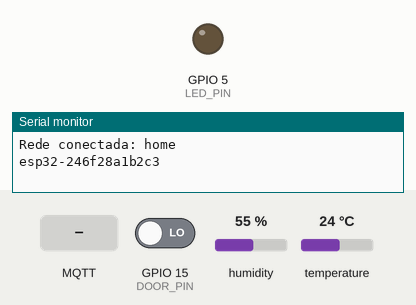
Bench run of a sketch on a simulated ESP32. On the bench: output pins drawn as LEDs (lit = HIGH), the last lines printed to the serial monitor. The test bench sets the inputs (shaded band); at power-on: GPIO 15 (DOOR_PIN) LOW, humidity 55 %, temperature 24 °C. WiFi joins after 1.5 s; servers stay silent unless stated; the local clock reads 2024-03-15 10:24:30 at power-on unless the sketch sets it; EEPROM starts erased; no MQTT or app messages arrive unless stated.

Above: at 2.7 s.
2.8 s: MQTT message "L" arrives on the first subscribed topic
At 6.2 s:
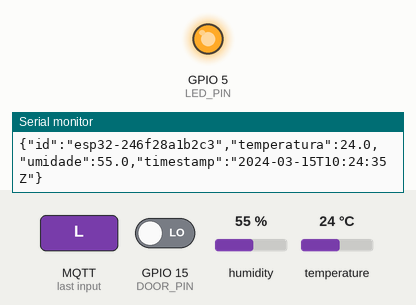
6.5 s: MQTT message "l" arrives on the first subscribed topic
At 7.7 s:
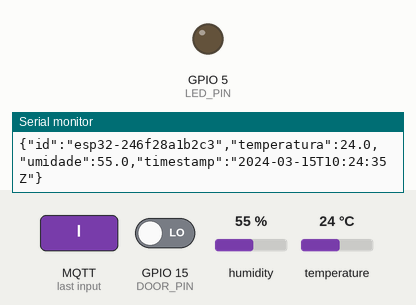
8.0 s: MQTT message "1" arrives on the third subscribed topic
At 21.5 s:
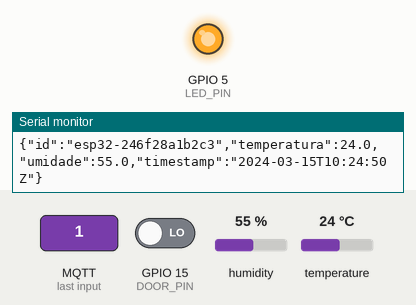
Timing chart, 0 to 23.0 s (numbered marks = the images above; inputs shaded):
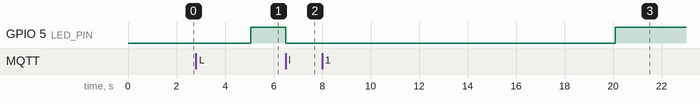

Measured:
- after the input at 2.8 s, GPIO 5 (LED_PIN): LOW → HIGH after 2.3 s
- after the input at 6.5 s, GPIO 5 (LED_PIN): HIGH → LOW at once
- after the input at 8.0 s, GPIO 5 (LED_PIN): LOW → HIGH after 12.1 s

The sketch:

mqtt_esp32_limite_stma_v2.ino
```cpp
#include <WiFi.h>
#include <esp_mac.h>
#include <PubSubClient.h>
#include <DHT.h>
#include <WiFiManager.h>
#include <Preferences.h>
#include <time.h>
#include <math.h>
#include "config.h"

// MVP de bancada. Firmware TLS de produção permanece em mqtt_esp32_stma_tls.
constexpr uint8_t DHT_PIN = 4, LED_PIN = 5, DOOR_PIN = 15;
constexpr float HYSTERESIS = 0.5f;
DHT dht(DHT_PIN, DHT11);
WiFiClient network;
PubSubClient mqtt(network);
Preferences prefs;
String deviceId, baseTopic;
String lastCommand;
bool ledOn = false, automatic = false, above = false, reevaluate = false;
bool portalRequested = false;
float threshold = 0;
unsigned long lastSample = 0, lastReconnect = 0, semWifiDesde = 0;
void publishControl();
void abrirRede();

bool publish(const String& topic, const char* value, bool retained = false) {
  const bool ok = mqtt.publish(topic.c_str(), value, retained);
  if (!ok) Serial.println("Publicacao MQTT nao concluida");
  return ok;
}
void publishLed() {
  const char* text = ledOn ? "O LED está aceso" : "O LED está apagado";
  publish(baseTopic + "/led", text, true);
  if (LEGACY_PAGE_ENABLED) publish(String(MQTT_PREFIX) + "/led", text, true);
}
void setLed(bool on) {
  ledOn = on;
  digitalWrite(LED_PIN, on ? HIGH : LOW);
  publishLed();
}
void publishThreshold() {
  char value[16];
  if (automatic) snprintf(value, sizeof(value), "%.1f", threshold);
  else snprintf(value, sizeof(value), "off");
  publish(baseTopic + "/limite_atual", value, true);
  if (LEGACY_PAGE_ENABLED) publish(String(MQTT_PREFIX) + "/limite_atual", value, true);
}
void callback(char* topic, byte* payload, unsigned int length) {
  if (length == 0 || length >= 96) return;
  char value[96]; memcpy(value, payload, length); value[length] = '\0';
  String command(value); command.trim();
  const String received(topic);
  if (received == baseTopic + "/acionar") {
    // id|validade Unix UTC|tipo|valor. Comandos atrasados não acionam o dispositivo.
    const int a = command.indexOf('|'), b = command.indexOf('|', a + 1), c = command.indexOf('|', b + 1);
    if (a != 36 || b <= a || c <= b) return;
    const String id = command.substring(0, a), type = command.substring(b + 1, c), val = command.substring(c + 1);
    for (int i = 0; i < 36; i++) if (!isxdigit(id[i]) && id[i] != '-') return;
    const time_t utc = time(nullptr); const long expires = command.substring(a + 1, b).toInt();
    if (utc < 1704067200 || expires < utc || expires > utc + 30) return;
    if (id == lastCommand) { publishControl(); return; }
    if (type == "led") {
      if (automatic || (val != "L" && val != "l")) return;
      setLed(val == "L");
    } else if (type == "limite") {
      if (val == "off") { automatic = false; reevaluate = false; }
      else {
        char* end = nullptr; const float number = strtof(val.c_str(), &end);
        if (end == val.c_str() || *end != '\0' || !isfinite(number) || number < 0 || number > 50) return;
        threshold = number; automatic = true; reevaluate = true;
      }
      publishThreshold();
    } else return;
    lastCommand = id; publishControl(); return;
  }
  if (received == baseTopic + "/limite" || (LEGACY_PAGE_ENABLED && received == String(MQTT_PREFIX) + "/limite")) {
    if (command.equalsIgnoreCase("off")) { automatic = false; reevaluate = false; }
    else {
      char* end = nullptr;
      const float number = strtof(command.c_str(), &end);
      if (end == command.c_str() || *end != '\0' || !isfinite(number) || number < 0 || number > 50) return;
      threshold = number; automatic = true; reevaluate = true;
    }
    publishThreshold();
    lastCommand = ""; publishControl();
  } else if (received == baseTopic + "/comando" || (LEGACY_PAGE_ENABLED && received == String(MQTT_PREFIX) + "/publisher")) {
    // Para comando manual persistir, desative o automático primeiro.
    if (automatic) { publishLed(); return; }
    if (command == "L") setLed(true);
    else if (command == "l") setLed(false);
    lastCommand = ""; publishControl();
  } else if (received == baseTopic + "/portal") {
    // Reconfigura a rede sem acesso fisico. O portal fica aberto por
    // PORTAL_TIMEOUT_S e depois o dispositivo volta ao modo normal.
    if (command == "1" || command.equalsIgnoreCase("portal")) portalRequested = true;
  }
}
void publishControl() {
  char value[256], limit[16], command[40];
  if (automatic) snprintf(limit, sizeof(limit), "%.1f", threshold); else snprintf(limit, sizeof(limit), "null");
  if (lastCommand.length()) snprintf(command, sizeof(command), "\"%s\"", lastCommand.c_str()); else snprintf(command, sizeof(command), "null");
  snprintf(value, sizeof(value), "{\"id\":\"%s\",\"led\":%s,\"limite\":%s,\"comando_id\":%s}", deviceId.c_str(), ledOn ? "true" : "false", limit, command);
  publish(baseTopic + "/controle", value, false);
}
void applyThreshold(float temperature) {
  if (!automatic) return;
  bool next = above;
  if (reevaluate) { next = temperature >= threshold; reevaluate = false; }
  else if (!above && temperature >= threshold) next = true;
  else if (above && temperature < threshold - HYSTERESIS) next = false;
  above = next;
  if (ledOn != next) setLed(next);
}
void reconnect(unsigned long now) {
  if (now - lastReconnect < 5000) return;
  lastReconnect = now;
  const String status = baseTopic + "/status";
  const String clientId = "stma-v2-" + deviceId;
  if (mqtt.connect(clientId.c_str(), nullptr, nullptr, status.c_str(), 1, true, "offline")) {
    publish(status, "online", true);
    mqtt.subscribe((baseTopic + "/comando").c_str(), 1);
    mqtt.subscribe((baseTopic + "/acionar").c_str(), 1);
    mqtt.subscribe((baseTopic + "/limite").c_str(), 1);
    mqtt.subscribe((baseTopic + "/portal").c_str(), 1);
    if (LEGACY_PAGE_ENABLED) {
      mqtt.subscribe((String(MQTT_PREFIX) + "/publisher").c_str(), 1);
      mqtt.subscribe((String(MQTT_PREFIX) + "/limite").c_str(), 1);
    }
    publishLed(); publishThreshold();
    lastSample = now - SAMPLE_MS;
    Serial.println("MQTT conectado");
  }
}
// Conecta na rede ja configurada ou abre o portal local para configura-la.
// As credenciais ficam na NVS: trocar de rede nao exige recompilar o sketch.
void abrirRede() {
  prefs.begin("stma", false);
  const bool portalPedido = prefs.getBool("portal", false);
  if (portalPedido) prefs.remove("portal");
  prefs.end();

  WiFiManager wm;
  wm.setConfigPortalTimeout(PORTAL_TIMEOUT_S);
  wm.setAPCallback([](WiFiManager*) {
    Serial.print("Portal de configuracao aberto em http://");
    Serial.println(WiFi.softAPIP());
  });

  const String nomeAp = String(PORTAL_AP_PREFIXO) + deviceId;

  // autoConnect reaproveita as credenciais gravadas e nao abre o portal
  // quando a rede responde.
  if (!portalPedido && wm.autoConnect(nomeAp.c_str(), PORTAL_AP_SENHA)) {
    Serial.print("Rede conectada: "); Serial.println(WiFi.SSID());
    return;
  }

  // Sem credenciais utilizaveis ou reconfiguracao pedida por MQTT.
  Serial.println(portalPedido ? "Portal solicitado remotamente" : "Sem credenciais; abrindo o portal");
  if (!wm.startConfigPortal(nomeAp.c_str(), PORTAL_AP_SENHA)) {
    Serial.println("Portal encerrado sem configuracao; reiniciando");
    delay(1000); ESP.restart();
  }
}
// Grava o pedido na NVS e reinicia: no boot o portal e aberto no lugar da
// conexao normal.
void reiniciarComPortal(const char* motivo) {
  prefs.begin("stma", false);
  prefs.putBool("portal", true);
  prefs.end();
  Serial.println(motivo);
  delay(200);
  ESP.restart();
}
void setup() {
  Serial.begin(115200);
  pinMode(LED_PIN, OUTPUT); digitalWrite(LED_PIN, LOW);
  pinMode(DOOR_PIN, INPUT);
  dht.begin();
  WiFi.mode(WIFI_STA);
  // Lê o MAC de hardware; WiFi.macAddress() pode retornar zeros antes da conexão.
  uint8_t mac[6];
  if (esp_read_mac(mac, ESP_MAC_WIFI_STA) != ESP_OK) {
    Serial.println("Falha ao ler identificador de hardware; reiniciando");
    delay(1000); ESP.restart(); return;
  }
  char identifier[24];
  snprintf(identifier, sizeof(identifier), "esp32-%02x%02x%02x%02x%02x%02x", mac[0], mac[1], mac[2], mac[3], mac[4], mac[5]);
  deviceId = identifier;
  baseTopic = String(MQTT_PREFIX) + "/" + deviceId;
  WiFi.setAutoReconnect(true); abrirRede();
  // UTC. Sem relógio sincronizado o JSON omite timestamp; backend usa recebimento.
  configTime(0, 0, "pool.ntp.org", "time.google.com");
  mqtt.setServer(MQTT_HOST, MQTT_PORT);
  mqtt.setCallback(callback); mqtt.setBufferSize(512);
  mqtt.setKeepAlive(30); mqtt.setSocketTimeout(3);
  Serial.println(deviceId);
}
void loop() {
  const unsigned long now = millis();
  if (WiFi.status() != WL_CONNECTED) {
    // A reconexao e feita pelo proprio ESP32 (setAutoReconnect). Chamar
    // WiFi.reconnect() aqui a cada 10s gerava "sta is connecting, return error".
    if (semWifiDesde == 0) semWifiDesde = now;
    else if (now - semWifiDesde >= WIFI_FALLBACK_S * 1000UL) {
      reiniciarComPortal("Sem Wi-Fi; reabrindo o portal de configuracao");
    }
    delay(5); return;
  }
  semWifiDesde = 0;
  if (!mqtt.connected()) { reconnect(now); delay(5); return; }
  mqtt.loop();
  if (portalRequested) {
    // O status fica offline para o painel nao exibir o dispositivo como
    // online enquanto o portal esta aberto.
    portalRequested = false;
    publish(baseTopic + "/status", "offline", true);
    mqtt.disconnect();
    reiniciarComPortal("Reiniciando para configurar a rede");
  }
  if (now - lastSample < SAMPLE_MS) { delay(1); return; }
  lastSample = now;
  // Repetir estado permite recuperar a porta se backend estiver indisponível.
  // O banco grava somente mudanças, e não uma linha a cada publicação.
  const char* door = digitalRead(DOOR_PIN) == HIGH ? "Porta Fechada" : "Porta Aberta";
  publish(baseTopic + "/porta", door);
  if (LEGACY_PAGE_ENABLED) publish(String(MQTT_PREFIX) + "/porta", door);
  const float t = dht.readTemperature(), h = dht.readHumidity();
  if (!isfinite(t) || !isfinite(h) || t < 0 || t > 50 || h < 0 || h > 100) {
    Serial.println("DHT11: leitura invalida; nenhuma telemetria publicada"); return;
  }
  applyThreshold(t);
  char buffer[256], timestamp[32] = "";
  const time_t utc = time(nullptr);
  if (utc >= 1704067200) {
    struct tm tmUtc; gmtime_r(&utc, &tmUtc);
    strftime(timestamp, sizeof(timestamp), "%Y-%m-%dT%H:%M:%SZ", &tmUtc);
  }
  if (timestamp[0]) snprintf(buffer, sizeof(buffer), "{\"id\":\"%s\",\"temperatura\":%.1f,\"umidade\":%.1f,\"timestamp\":\"%s\"}", deviceId.c_str(), t, h, timestamp);
  else snprintf(buffer, sizeof(buffer), "{\"id\":\"%s\",\"temperatura\":%.1f,\"umidade\":%.1f}", deviceId.c_str(), t, h);
  publish(baseTopic + "/dados", buffer, false); Serial.println(buffer);
  // Compatibilidade visual com a página antiga; o backend grava somente /dados.
  snprintf(buffer, sizeof(buffer), "%.1f", t);
  publish(baseTopic + "/temperatura", buffer);
  if (LEGACY_PAGE_ENABLED) publish(String(MQTT_PREFIX) + "/temperatura", buffer);
  snprintf(buffer, sizeof(buffer), "%.1f", h);
  publish(baseTopic + "/umidade", buffer);
  if (LEGACY_PAGE_ENABLED) publish(String(MQTT_PREFIX) + "/umidade", buffer);
  publishLed(); publishThreshold();
  publishControl();
}
```

config.example.h
```cpp
#pragma once
// Copie para config.h (ignorado pelo Git).
// Nenhuma credencial de rede fica aqui: a rede e a senha do Wi-Fi sao
// configuradas uma unica vez pelo portal local do dispositivo e ficam na NVS.

// --- Portal de configuracao local -------------------------------------------
// Nome do Access Point: PORTAL_AP_PREFIXO + identificador do dispositivo.
const char* PORTAL_AP_PREFIXO = "STMA-";
// Senha do Access Point (WPA2, minimo 8 caracteres). Troque antes de gravar.
const char* PORTAL_AP_SENHA = "troque-esta-senha";
// Tempo que o portal fica aberto, em segundos. 0 = sem limite.
// Ao expirar sem configuracao, o dispositivo reinicia e volta ao modo normal.
const uint16_t PORTAL_TIMEOUT_S = 180;
// Tempo sem Wi-Fi antes de o dispositivo reiniciar e reabrir o portal local.
// Sem isso ele fica inacessivel quando a rede cai: o comando remoto /portal
// depende justamente do Wi-Fi que deixou de funcionar.
const uint16_t WIFI_FALLBACK_S = 300;

// --- Broker MQTT ------------------------------------------------------------
const char* MQTT_HOST = "broker.hivemq.com";
const uint16_t MQTT_PORT = 1883;
const char* MQTT_PREFIX = "stma";
// Compatibilidade com a pagina HTML original. Topicos globais sao apenas para bancada.
const bool LEGACY_PAGE_ENABLED = true;
const unsigned long SAMPLE_MS = 15000;
```
